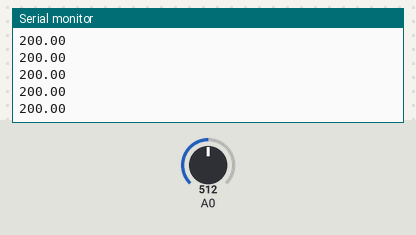
Bench run of a sketch on a simulated Arduino Uno, built with avr-gcc and run on an emulated ATmega328P. Parts: the last lines printed to the serial monitor. The inputs (shaded band) are chosen by the test bench; at power-on: A0 = 512.

Above: at 1.2 s.
1.3 s: A0 set to 716
At 1.56 s:
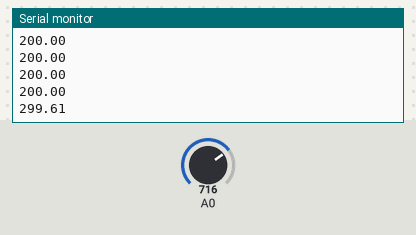
2.8 s: A0 set to 900
At 2.96 s:
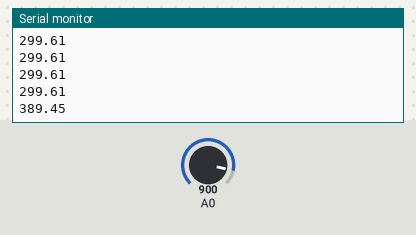
Timing chart, 0 to 5.8 s (numbered marks = the images above; inputs shaded):
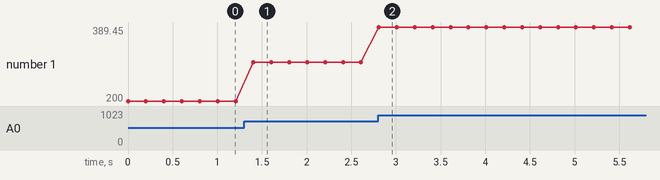

Measured:
- after the input at 1.3 s, the serial monitor: prints a new line after 0.10 s (image 1)
- after the input at 2.8 s, the serial monitor: prints a new line at once (image 2)
- plotted number 1: 200 → 299.61 after the input at 1.3 s, 299.61 → 389.45 after the input at 2.8 s

The sketch:

FM625_Lab14.ino
```cpp
void setup() {
  Serial.begin(9600);
}

void loop() {
  float value = analogRead(A0);
  // 將 0~1023 的類比數值轉換成 0V~5V 的電壓數值
  float voltage = (value/1024)*5;
  // 將電壓數值轉換成攝氏溫度值
  float tempValue = (voltage- 0.5)*100;
  Serial.println(tempValue);
  delay(200);
}
```
